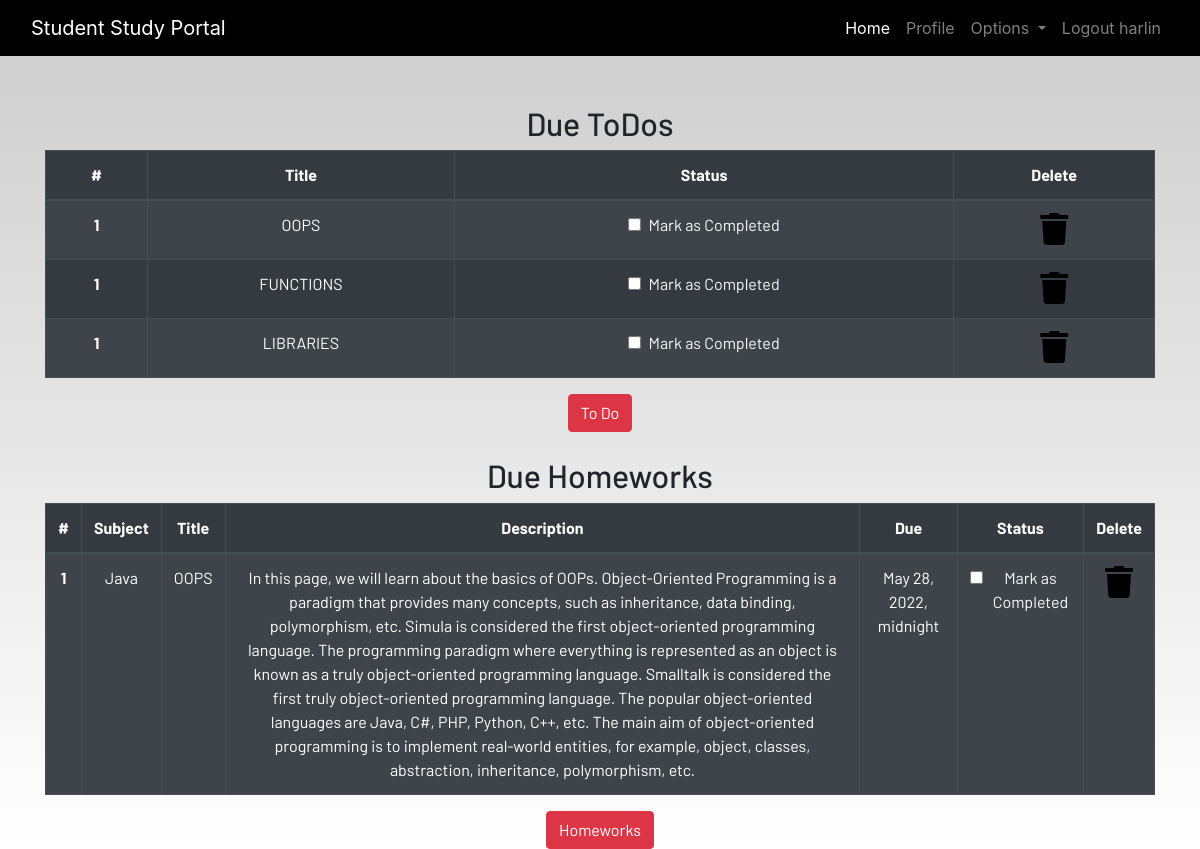
The page /profile/ (signed in) on the database its author committed.
### dashboard/models.py (models this page shows, shortened)
class Todo(models.Model):
    user = models.ForeignKey(User,on_delete=models.CASCADE)
    title = models.CharField(max_length=100)
    is_finished = models.BooleanField(default=False)

class Homework(models.Model):
    user = models.ForeignKey(User, on_delete=models.CASCADE)
    subject = models.CharField(max_length=50)
    title = models.CharField(max_length=100)
    description = models.TextField()
    due = models.DateTimeField()
    is_finished=models.BooleanField(default=False)

### dashboard/views.py (the view)
# urls.py: path('profile/',dash_views.profile,name='profile'),
@login_required
def profile(request):
    homeworks = Homework.objects.filter(is_finished=False, user=request.user)
    todos = Todo.objects.filter(is_finished=False, user=request.user)
    if len(homeworks) == 0:
        homework_done = False
    else:
        homework_done = True
    if len(todos) == 0:
        todos_done = False
    else:
        todos_done = True
    context = {
        'homeworks': homeworks,
        'todos': todos,
        'homework_done': homework_done,
        ' todos_done':  todos_done
    }
    return render(request, "dashboard/profile.html", context)

### dashboard/templates/dashboard/profile.html
{% extends 'dashboard/base.html' %}
{% load static %}
{% load crispy_forms_tags%}
{% block content %}
<section class="text-center">
    <div class="container">
        {% if not todos_done %}
        <h2>Due ToDos</h2>
        <table class="table table-striped table-bordered table-hover table-dark">
            <thead>
                <tr>
                    <th scope="col">#</th>
                    <th scope="col">Title</th>
                    <th scope="col">Status</th>
                    <th scope="col">Delete</th>
                </tr>
            </thead>
            <tbody>
                {% for todo in todos %}
                <tr>
                    <th scope="row">1</th>
                    <td>{{todo.title}}</td>
                    <td>
                        <a href="{% url 'update-todo' todo.id %}">
                            <div class="form-check">
                            {% if todo.is_finished == True %}
                                 <input class="form-check-input" type="checkbox" value="" checked/>
                            {% else %}
                                <input class="form-check-input" type="checkbox" value="" />
                            {% endif %}
                                <label class="form-check-label text-light" for="flexCheckDefault">
                                    Mark as Completed
                                </label>
                            </div>
                        </a>
                    </td>
                    <td><a href="{% url 'delete-todo' todo.id %}"><i class="fa fa-trash fa-2x"></i></a></td>
                </tr>
                {% endfor %}
            </tbody>
        </table>
    {% else %}
        <h3>All To dos are completed!!!!</h3>
    {% endif %}
        <a href="{% url 'todo' %}" class="btn btn-danger">To Do</a>
        <br><br>
        {% if not homeworks_done %}
        <h2>Due Homeworks</h2>
        <table class="table table-striped table-bordered table-hover table-dark">
            <thead>
                <tr>
                    <th scope="col">#</th>
                    <th scope="col">Subject</th>
                    <th scope="col">Title</th>
                    <th scope="col">Description</th>
                    <th scope="col">Due</th>
                    <th scope="col">Status</th>
                    <th scope="col">Delete</th>
                </tr>
            </thead>
            <tbody>
            {% for homework in homeworks %}
                <tr>
                    <th scope="row">{{forloop.counter}}</th>
                    <td>{{homework.subject}}</td>
                    <td>{{homework.title}}</td>
                    <td>{{homework.description}}</td>
                    <td>{{homework.due}}</td>
                    <td>
                        <a href="{% url 'update-homework' homework.id %}">
                            <div class="form-check">
                                {% if homework.is_finished == True %}
                                <input class="form-check-input" type="checkbox" value="" checked >
                                {% else %}
                                <input class="form-check-input" type="checkbox" value="" >
                                {% endif %}
                                <label class="form-check-label text-light" for="flexCheckDefault">
                                    Mark as Completed
                                </label>
                            </div>
                        </a>
                    </td>
                    <td><a href="{% url 'delete-homework' homework.id %}"><i class="fa fa-trash fa-2x"></i></a></td>
                </tr>
                {% endfor %}
            </tbody>
        </table>
        {% else %}
        <h3>All To homeworks are completed!!!!</h3>
        {% endif %}
        <a href="{% url 'homework' %}" class="btn btn-danger">Homeworks</a>
    </div>
</section>
{% endblock content %}

### dashboard/templates/dashboard/base.html (shortened to what this page needs)
<!DOCTYPE html>
{% load static %}
<html lang="en">
  <head>
    <link
      rel="stylesheet"
      href="https://stackpath.bootstrapcdn.com/bootstrap/4.3.1/css/bootstrap.min.css"
    />
    <link
      rel="stylesheet"
      href="https://use.fontawesome.com/releases/v5.7.2/css/all.css"
    />
    <link rel="stylesheet" href="{% static 'css/main.css' %}" />
  </head>
  <body>
    <header>
      <nav class="navbar navbar-expand-lg navbar-dark bg-dark">
        <div class="container-fluid">
          <a class="navbar-brand" href="{% url 'home' %}">Student Study Portal</a>
          <div
            class="collapse navbar-collapse justify-content-end"
            id="navbarSupportedContent"
          >
            <ul class="navbar-nav mb-2 mb-lg-0">
              <li class="nav-item">
                <a class="nav-link active" aria-current="page" href="{% url 'home' %}">Home</a>
              </li>
              {% if user.is_authenticated %}
              <li class="nav-item">
                <a class="nav-link" href="{% url 'profile' %}">Profile</a>
              </li>
              <li class="nav-item dropdown">
                <a
                  class="nav-link dropdown-toggle"
                  href="#"
                  id="navbarDropdown"
                  role="button"
                  data-toggle="dropdown"
                  aria-haspopup="true"
                  aria-expanded="false"
                >
                  Options
                </a>
              </li>
              <li class="nav-item">
                <a class="nav-link" href="{% url 'logout' %}">Logout {{user.username}}</a>
              </li>
              {% endif %}
            </ul>
          </div>
        </div>
      </nav>
    </header>
    <br /><br />
    <main>
        {% block content %}
        {% endblock content %}
    </main>
  </body>
</html>

### static/css/main.css (style rules this page uses)
html { scroll-behavior: smooth; height: 100%; width: 100%; }
main { font-family: Barlow, Quicksand, Rubik, sans-serif, serif, 'Times New Roman', Times, serif !important; }
.navbar { background-color: rgb(0, 0, 0) !important; }
a { text-decoration: none !important; color: black; }
html, body { max-width: 100%; overflow-x: hidden; height: 100%; width: 100%; }
body { background: linear-gradient(rgba(0, 0, 0, 0.2), rgba(255, 255, 255, 0.5)); overflow-x: hidden; background-repeat: no-repeat; }
.fa { color: black; }

### rows shown on the page
Todo: title "OOPS"
Todo: title "FUNCTIONS"
Todo: title "LIBRARIES"
Homework: subject "Java", title "OOPS", description "In this page, we will learn about the basics of OOPs. Object-Oriented Programming is a paradigm that provides many concepts, such as inheritance, data binding, polymorphism, etc. Simula is considered the first object-oriented programming language. The programming paradigm where everything is represented as an object is known as a truly object-oriented programming language. Smalltalk is considered the first truly object-oriented programming language. The popular object-oriented languages are Java, C#, PHP, Python, C++, etc. The main aim of object-oriented programming is to implement real-world entities, for example, object, classes, abstraction, inheritance, polymorphism, etc.", due "May 28, 2022, midnight"

### other values the page prints
{{ user.username }} "harlin"
